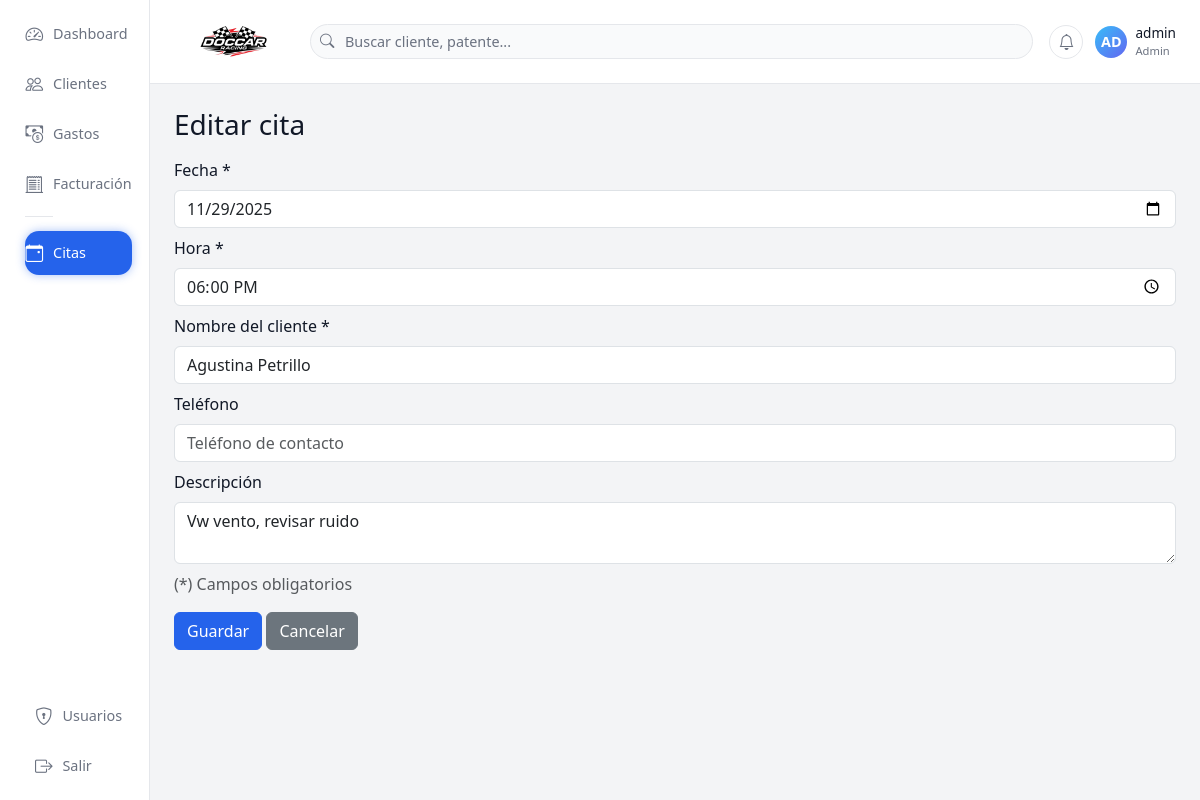
Page /citas/editar/4 (signed in) on the committed database.
### tables this page shows
CREATE TABLE citas (
        id INTEGER PRIMARY KEY AUTOINCREMENT,
        fecha TEXT,          -- YYYY-MM-DD
        hora TEXT,           -- HH:MM
        cliente_nombre TEXT,
        telefono TEXT,
        descripcion TEXT
    );

### app.py (the view, shortened to what this page needs)
@app.route("/citas/editar/<int:cita_id>", methods=["GET", "POST"])
@login_required
def cita_editar(cita_id):
    con = get_con()
    cur = con.cursor()
    cur.execute("SELECT id, fecha, hora, cliente_nombre, telefono, descripcion FROM citas WHERE id=?", (cita_id,))
    cita = cur.fetchone()
    con.close()
    if not cita:
        return redirect(url_for("citas_listado"))
    return render_template("cita_form.html", cita=cita)

### app.py (called while the page is built)
def get_con():
    return sqlite3.connect(DB_NAME)

def login_required(f):
    @wraps(f)
    def wrapper(*args, **kwargs):
        if "user_id" not in session:
            return redirect(url_for('login'))
        return f(*args, **kwargs)
    return wrapper

### templates/cita_form.html
{% extends "base.html" %}
{% block contenido %}
<h3>
    {% if cita %}
        Editar cita
    {% else %}
        Nueva cita
    {% endif %}
</h3>
<form method="POST" class="mt-3">
    <label class="form-label">Fecha *</label>
    <input type="date" name="fecha" class="form-control mb-2" required
           value="{{ cita and cita[1] or '' }}">
    <label class="form-label">Hora *</label>
    <input type="time" name="hora" class="form-control mb-2" required
           value="{{ cita and cita[2] or '' }}">
    <label class="form-label">Nombre del cliente *</label>
    <input type="text" name="cliente_nombre" class="form-control mb-2" required
           placeholder="Ej: Juan Pérez"
           value="{{ cita and cita[3] or '' }}">
    <label class="form-label">Teléfono</label>
    <input type="text" name="telefono" class="form-control mb-2"
           placeholder="Teléfono de contacto"
           value="{{ cita and cita[4] or '' }}">
    <label class="form-label">Descripción</label>
    <textarea name="descripcion" class="form-control mb-2"
              placeholder="Ej: Cambio de aceite, revisión general...">{{ cita and cita[5] or '' }}</textarea>
    <p class="text-muted">(*) Campos obligatorios</p>
    <button class="btn btn-primary">Guardar</button>
    <a href="/citas" class="btn btn-secondary">Cancelar</a>
</form>
{% endblock %}

### templates/base.html (style rules this page uses)
:root { --bg-app: #f3f4f6; --bg-sidebar: #ffffff; --bg-topbar: #ffffff; --bg-card: #ffffff; --border-soft: #e5e7eb; --text-main: #111827; --text-muted: #6b7280; --primary: #2563eb; --success: #16a34a; --danger: #dc2626; }
* { box-sizing: border-box; }
body { margin: 0; min-height: 100vh; background: var(--bg-app); color: var(--text-main); font-family: system-ui, -apple-system, BlinkMacSystemFont, "Segoe UI", sans-serif; }
a { text-decoration: none; color: inherit; }
.btn-primary { background-color: var(--primary); border-color: var(--primary); }

### rows in the picture
citas: fecha "11/29/2025", hora "18:00", cliente_nombre "Agustina Petrillo", descripcion "Vw vento, revisar ruido"

### other values in the picture
{{ uname[:2].upper() }} "AD"
{{ session.get("username", "Usuario") }} "admin"
{{ session.get("rol", "operador")|capitalize }} "Admin"
